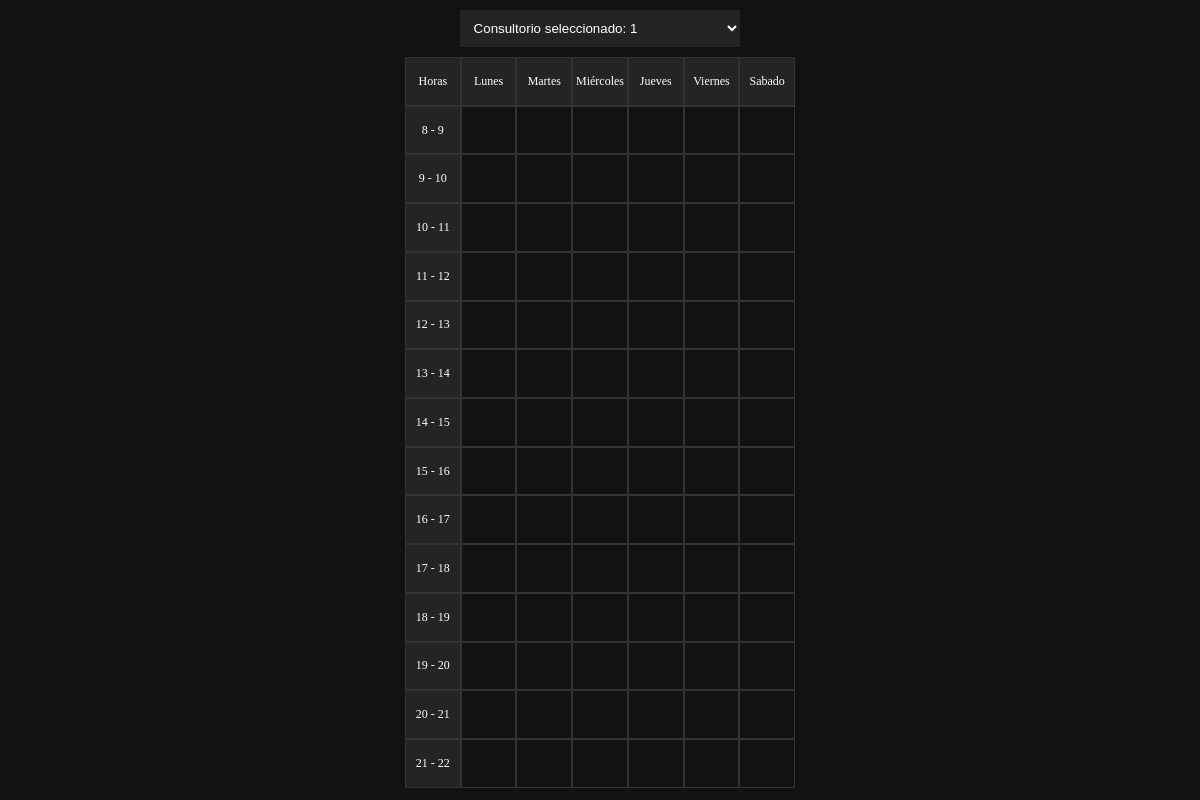
The app's page /, older data.
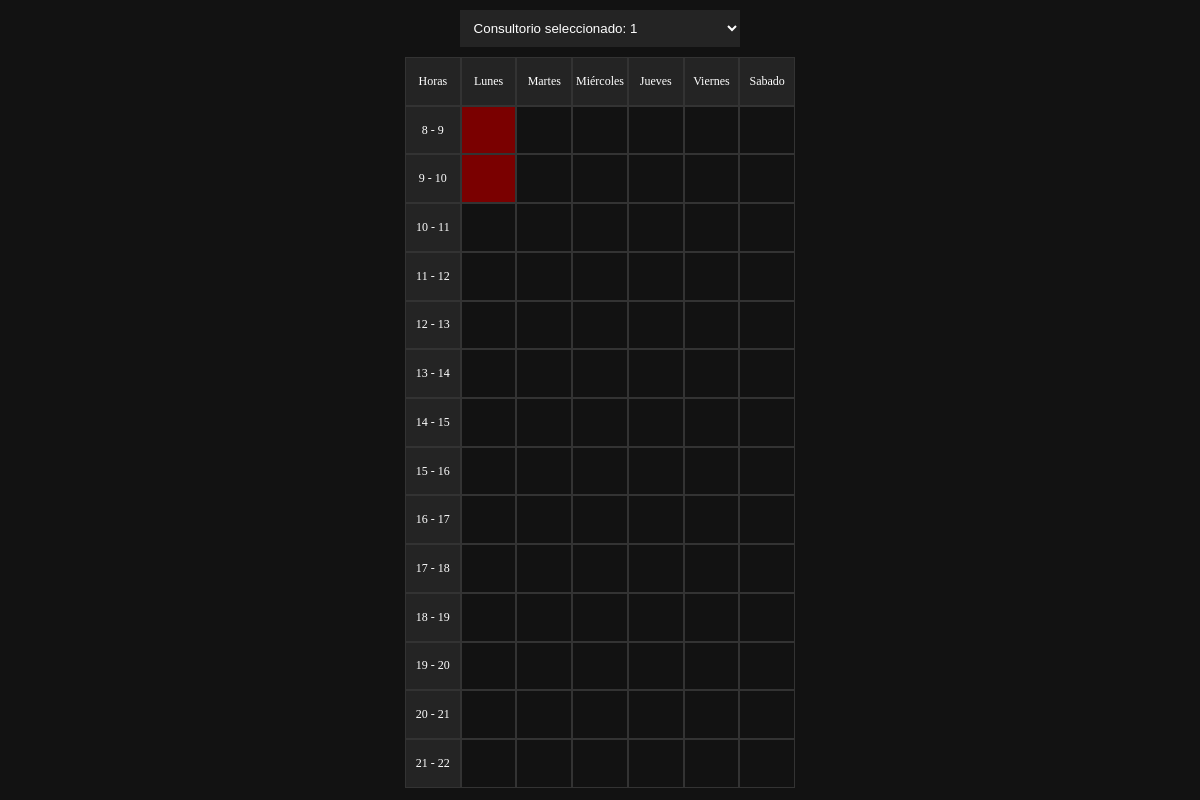
The same page, newer data.
### tables this page shows
CREATE TABLE `horasalquiladas` (
  `codConsultorio` int(11) NOT NULL,
  `codHora` int(11) NOT NULL,
  `dni` int(11) DEFAULT NULL,
  `isOcupado` tinyint(1) DEFAULT NULL,
  `isPagado` tinyint(1) DEFAULT NULL
);

### index.php (the view, shortened to what the changed rows need)
<?php
require "config/database.php";
function getCodConsultorio() {
    if(empty($_GET["codConsultorio"])){
        $value = 1;
    } else {
        $value = $_GET['codConsultorio'];
    }
    return $value;
}
$codConsultorio = getCodConsultorio();
function getIsOcupado($codHora, $codConsultorio) {
    global $mysqli;
    $query = "SELECT isOcupado FROM horasalquiladas WHERE codHora = $codHora AND codConsultorio = $codConsultorio";
    $result = mysqli_query($mysqli, $query);
    $row = mysqli_fetch_assoc($result);
    return $row['isOcupado'];
}
$codHoras0809 = array(10809, 20809, 30809, 40809, 50809, 60809);
$codHoras0910 = array(10910, 20910, 30910, 40910, 50910, 60910);
?>
<!DOCTYPE html>
<html lang="en">
<head>
    <link rel="stylesheet" href="css/index.css">
</head>
<body>
    <div id="contenedor-principal">
        <div id="calendario">
            <div class="hora">
                <div class="tiempo">8 - 9</div>
                <?php
                foreach ($codHoras0809 as $codHora) {
                    $class = getIsOcupado($codHora, $codConsultorio) ? 'dia dia-false' : 'dia';
                    echo "<div class=\"dia $class\"></div>";
                }
                ?>
            </div>
            <div class="hora">
                <div class="tiempo">9 - 10</div>
                <?php
                foreach ($codHoras0910 as $codHora) {
                    $class = getIsOcupado($codHora, $codConsultorio) ? 'dia dia-false' : 'dia';
                    echo "<div class=\"dia $class\"></div>";
                }
                ?>
            </div>
        </div>
    </div>
</body>
</html>

Row changes from the older to the newer data that the page shows:
changed horasalquiladas (number 1 of 84 on the later page): isOcupado 0 → 1 (drawn)
changed horasalquiladas (number 7 of 84 on the later page): isOcupado 0 → 1 (drawn)
